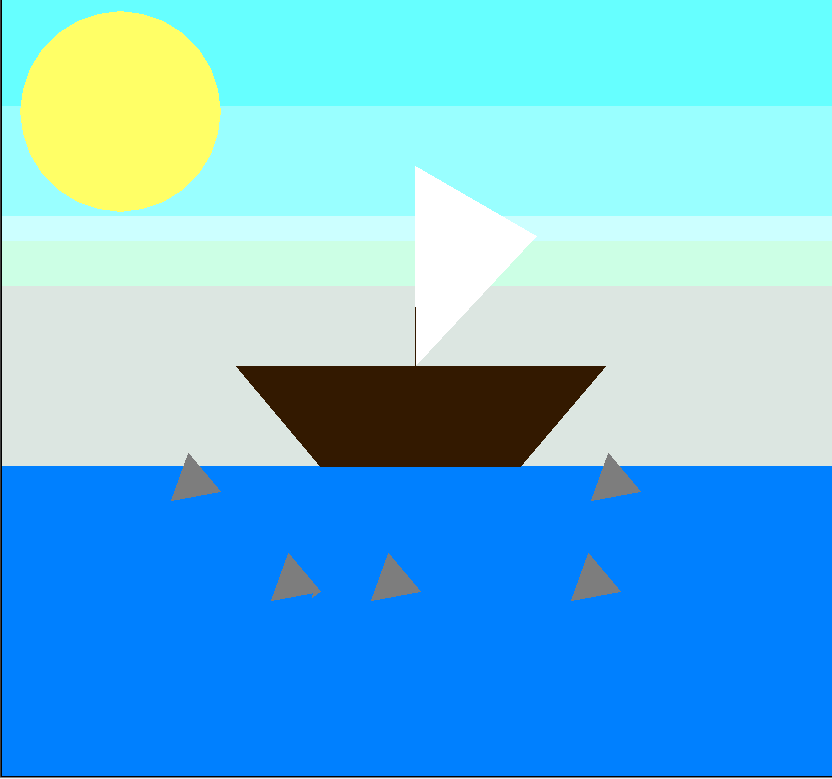

Reproduce this figure in Python.
import turtle
bob = turtle.Turtle()
turtle.colormode(255)
from myfunctions import*
turtle.bgcolor("black")
bob.speed(0)
for times in range(10):
    bob.width(400)
    bob.penup()
    bob.goto(-880,320)
    bob.pendown()
    bob.color(102,255,255)
    bob.forward(1750)

for times in range(10):
    bob.width(200)
    bob.penup()
    bob.goto(-880,180)
    bob.pendown()
    bob.color(204,255,255)
    bob.forward(1750)

for times in range(10):
    bob.width(110)
    bob.penup()
    bob.goto(-880,230)
    bob.pendown()
    bob.color(153,255,255)
    bob.forward(1800)

for times in range(10):
    bob.width(100)
    bob.penup()
    bob.goto(-880,100)
    bob.pendown()
    bob.color(204,255,229)
    bob.forward(1750)

for times in range(10):
    bob.width(190)
    bob.penup()
    bob.goto(-880,10)
    bob.pendown()
    bob.color(220,230,225)
    bob.forward(1750)

for times in range(10):
    bob.width(450)
    bob.penup()
    bob.goto(-880,-300)
    bob.pendown()
    bob.color(0,128,255)
    bob.forward(1750)

for times in range(1):
    bob.width(0)
    bob.color(255,255,102)
    bob.begin_fill()
    bob.penup()
    bob.goto(-300,180)
    bob.pendown()
    bob.circle(100)
    bob.end_fill()

bob.color(51,25,0)
bob.penup()
bob.goto(-100,25)
bob.pendown()

bob.begin_fill()
bob.forward(200)
bob.right(90)

bob.forward(100)
bob.right(90)

bob.forward(200)
bob.right(90)

bob.forward(100)
bob.right(90)

bob.right(90)
bob.forward(100)
bob.end_fill()

bob.begin_fill()
bob.right(140)
bob.forward(130)
bob.right(130)
bob.forward(100)
bob.end_fill()

bob.forward(184)
bob.right(90)
bob.forward(100)

bob.begin_fill()
bob.left(140)
bob.forward(131)
bob.left(130)
bob.forward(100)
bob.end_fill()

bob.forward(90)
bob.right(90)
bob.begin_fill()
bob.forward(200)
bob.color(255,255,255)
for times in range(3):
    bob.right(120)
    bob.forward(140)
    bob.end_fill()

bob.penup()
bob.goto(0,-200)
bob.pendown()
bob.right(80)
c = (125,125,125)
fish(bob,3,50,c)
a = 360/3
bob.begin_fill()
for times in range(3):
    bob.color(c)
    bob.left(a)
    bob.forward(50)
    
bob.end_fill()

bob.penup()
bob.goto(200,-200)
bob.pendown()
c = (125,125,125)
fish(bob,3,50,c)
a = 360/3
bob.begin_fill()
for times in range(3):
    bob.color(c)
    bob.left(a)
    bob.forward(50)
    
bob.end_fill()

bob.penup()
bob.goto(220,-100)
bob.pendown()
c = (125,125,125)
fish(bob,3,50,c)
a = 360/3
bob.begin_fill()
for times in range(3):
    bob.color(c)
    bob.left(a)
    bob.forward(50)
    
bob.end_fill()

bob.penup()
bob.goto(-200,-100)
bob.pendown()
c = (125,125,125)
fish(bob,3,50,c)
a = 360/3
bob.begin_fill()
for times in range(3):
    bob.color(c)
    bob.left(a)
    bob.forward(50)
    
bob.end_fill()

bob.penup()
bob.goto(-100,-200)
bob.pendown()
c = (125,125,125)
fish(bob,3,50,c)
a = 360/3
bob.begin_fill()
for times in range(3):
    bob.color(c)
    bob.left(a)
    bob.forward(50)
    
bob.end_fill()
